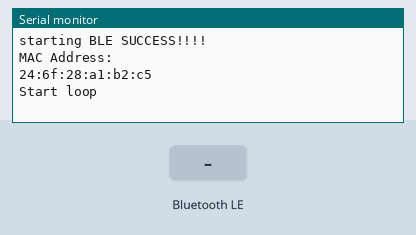
Recording of a sketch running on a simulated Arduino Nano 33 IoT. On the bench: the last lines printed to the serial monitor. The inputs (shaded band) are chosen by the test bench. Nothing arrives over Bluetooth unless stated; a phone connects over Bluetooth LE 3 s after start.

Above: at 1.2 s.
1.3 s: Bluetooth LE write "1" received
At 4.0 s:
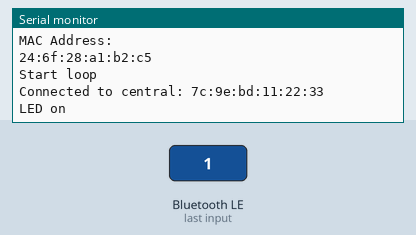
4.3 s: Bluetooth LE write "0" received
At 5.2 s:
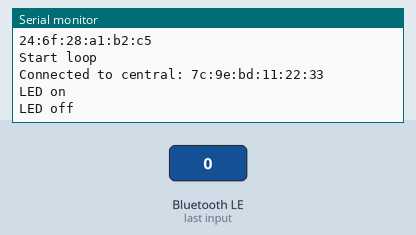

The sketch:

ble_static_adv_manu_specific_1.ino
```cpp
/*

In this sketch, we enable beaconing with a static manufacturer specific advertisement.

515-2# show ap debug ble-table mac-addr e4:f2:05:7e:e8:68

BLE Device Table
----------------


MAC                     : e4:f2:05:7e:e8:68
RSSI                    : -86
Last Update - Advert    : 4s
Last Update - Scan Rsp  : 4s
Local Name              : TEST
Device Class            : iBeacon
Major                   : 11
Minor                   : 22
UUID                    : 11111111-2222-2222-3333-333344444444
Calib RSSI              : -77
Scan Response[ 7]       : 06 09 54 45 53 54 31
Advertisement[30]       : 02 01 06 1A FF 4C 00 02 15 11 11 11 11 22 22 22
                          22 33 33 33 33 44 44 44 44 00 0B 00 16 B3

*/

#include <ArduinoBLE.h>
#include <arduino-timer.h>

String inputString = "";      // a String to hold incoming data
bool stringComplete = false;  // whether the string is complete

auto timer = timer_create_default();

int adv_type = 0;

/////////// Service and Characteristic Definition //////////

BLEService ledService("19B10000-E8F2-537E-4F6C-D104768A1214"); // BLE LED Service

// BLE LED Switch Characteristic - custom 128-bit UUID, read and writable by central
BLEByteCharacteristic switchCharacteristic("19B10001-E8F2-537E-4F6C-D104768A1214", BLERead | BLEWrite);


const int ledPin = LED_BUILTIN; // pin to use for the LED

char buffer[100];   // using for formatted printfs... seems arduino does not have


void setup() {
  Serial.begin(9600);
  while (!Serial);

  // reserve 200 bytes for the inputString:
  inputString.reserve(200);

  // begin initialization
  if (!BLE.begin()) {
    Serial.println("starting BLE failed!");

    while (1);
  }
  Serial.println("starting BLE SUCCESS!!!!");

  String address = BLE.address();
  Serial.println("MAC Address:");
  Serial.println(address);

  // set advertised local name and service UUID:
BLE.setLocalName("TEST");
BLE.setDeviceName("ARUN");
  // add the characteristic to the service
  ledService.addCharacteristic(switchCharacteristic);

  // add service
  BLE.addService(ledService);

  // set the initial value for the characeristic:
  switchCharacteristic.writeValue(0);

  // Set advertising interval
  BLE.setAdvertisingInterval(800);  // interval: 800x0.625us=500ms

//  // set advertisement payload to manufacturer specific
//  byte data[] = { 0x4c, 0x00, 0x02, 0x15, 0x11, 0x11, 0x11, 0x11,
//                  0x22, 0x22, 0x22, 0x22,
//                  0x33, 0x33, 0x33, 0x33,
//                  0x44, 0x44, 0x44, 0x44,
//                  0x00, 11, 0x00, 22,
//                  0xb3
//                };
//  BLE.setManufacturerData(data, sizeof(data));

  // start advertising
  BLE.advertise();

  Serial.println("Start loop");
}

void loop() {
  // listen for BLE peripherals to connect:
  BLEDevice central = BLE.central();

  // if a central is connected to peripheral:
  if (central) {
    Serial.print("Connected to central: ");
    // print the central's MAC address:
    Serial.println(central.address());

    // while the central is still connected to peripheral:
    while (central.connected()) {
      // if the remote device wrote to the characteristic,
      // use the value to control the LED:
      if (switchCharacteristic.written()) {
        if (switchCharacteristic.value()) {   // any value other than 0
          Serial.println("LED on");
          digitalWrite(ledPin, HIGH);         // will turn the LED on
        } else {                              // a 0 value
          Serial.println("LED off");
          digitalWrite(ledPin, LOW);          // will turn the LED off
        }
      }
    }

    // when the central disconnects, print it out:
    Serial.print("Disconnected from central: ");
    Serial.println(central.address());
  }

  if (stringComplete) {
    Serial.print("Received: ");
    Serial.println(inputString);
    // clear the string:
    inputString = "";
    stringComplete = false;
  }

  timer.tick();
  serialEvent();
}

void serialEvent()
{
  while (Serial.available()) {
    // get the new byte:
    char inChar = (char)Serial.read();
    // add it to the inputString:
    inputString += inChar;
    // if the incoming character is a newline, set a flag so the main loop can
    // do something about it:
    if (inChar == '\n') {
      stringComplete = true;
    }
  }
}
```

Measured:
- after the input at 1.3 s, the serial monitor: prints a new line after 1.7 s (image 1)
- after the input at 4.3 s, the serial monitor: prints a new line at once (image 2)
